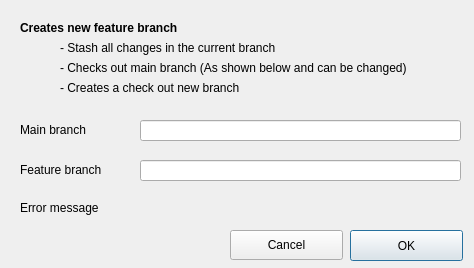
<?xml version="1.0" encoding="UTF-8"?>
<ui version="4.0">
 <class>FeatureBranchDialog</class>
 <widget class="QDialog" name="FeatureBranchDialog">
  <property name="windowModality">
   <enum>Qt::WindowModal</enum>
  </property>
  <property name="geometry">
   <rect>
    <x>0</x>
    <y>0</y>
    <width>474</width>
    <height>268</height>
   </rect>
  </property>
  <property name="windowTitle">
   <string>Create new branch</string>
  </property>
  <property name="modal">
   <bool>true</bool>
  </property>
  <widget class="QPushButton" name="btn_create_branch">
   <property name="geometry">
    <rect>
     <x>350</x>
     <y>230</y>
     <width>113</width>
     <height>31</height>
    </rect>
   </property>
   <property name="text">
    <string>OK</string>
   </property>
  </widget>
  <widget class="QPushButton" name="btn_cancel_create_branch">
   <property name="geometry">
    <rect>
     <x>230</x>
     <y>230</y>
     <width>113</width>
     <height>30</height>
    </rect>
   </property>
   <property name="text">
    <string>Cancel</string>
   </property>
  </widget>
  <widget class="QLineEdit" name="txt_main_branch">
   <property name="geometry">
    <rect>
     <x>140</x>
     <y>120</y>
     <width>321</width>
     <height>21</height>
    </rect>
   </property>
   <property name="text">
    <string/>
   </property>
  </widget>
  <widget class="QLabel" name="label">
   <property name="geometry">
    <rect>
     <x>20</x>
     <y>20</y>
     <width>431</width>
     <height>16</height>
    </rect>
   </property>
   <property name="font">
    <font>
     <weight>75</weight>
     <bold>true</bold>
    </font>
   </property>
   <property name="text">
    <string>Creates new feature branch</string>
   </property>
  </widget>
  <widget class="QLabel" name="label_2">
   <property name="geometry">
    <rect>
     <x>60</x>
     <y>40</y>
     <width>391</width>
     <height>16</height>
    </rect>
   </property>
   <property name="text">
    <string>- Stash all changes in the current branch</string>
   </property>
  </widget>
  <widget class="QLabel" name="label_3">
   <property name="geometry">
    <rect>
     <x>60</x>
     <y>60</y>
     <width>391</width>
     <height>16</height>
    </rect>
   </property>
   <property name="text">
    <string>- Checks out main branch (As shown below and can be changed)</string>
   </property>
  </widget>
  <widget class="QLabel" name="label_4">
   <property name="geometry">
    <rect>
     <x>60</x>
     <y>80</y>
     <width>391</width>
     <height>16</height>
    </rect>
   </property>
   <property name="text">
    <string>- Creates a check out new branch</string>
   </property>
  </widget>
  <widget class="QLabel" name="label_5">
   <property name="geometry">
    <rect>
     <x>20</x>
     <y>120</y>
     <width>111</width>
     <height>20</height>
    </rect>
   </property>
   <property name="text">
    <string>Main branch</string>
   </property>
  </widget>
  <widget class="QLabel" name="label_6">
   <property name="geometry">
    <rect>
     <x>20</x>
     <y>160</y>
     <width>111</width>
     <height>20</height>
    </rect>
   </property>
   <property name="text">
    <string>Feature branch</string>
   </property>
  </widget>
  <widget class="QLineEdit" name="txt_feature_branch">
   <property name="geometry">
    <rect>
     <x>140</x>
     <y>160</y>
     <width>321</width>
     <height>21</height>
    </rect>
   </property>
  </widget>
  <widget class="QLabel" name="lbl_error">
   <property name="geometry">
    <rect>
     <x>20</x>
     <y>200</y>
     <width>441</width>
     <height>16</height>
    </rect>
   </property>
   <property name="text">
    <string>Error message</string>
   </property>
  </widget>
 </widget>
 <resources/>
 <connections/>
</ui>
